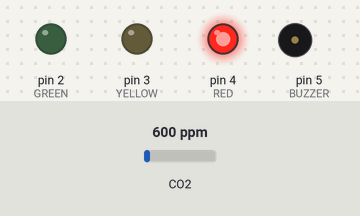
Bench run of a sketch on a simulated Arduino Mega 2560, built with avr-gcc and run on an emulated ATmega2560. On the bench: output pins drawn as LEDs (lit = HIGH), buzzer (waves = sounding). The test bench sets the inputs (shaded band); at power-on: CO2 600 ppm.

Above: at 0.1 s.
At 20.1 s:
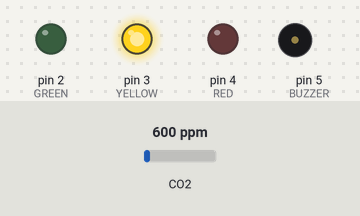
At 31.6 s:
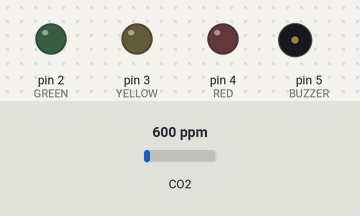
At 60.1 s:
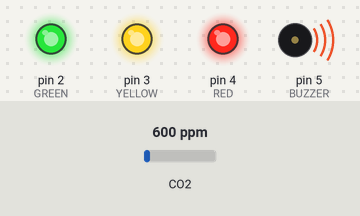
At 63.1 s:
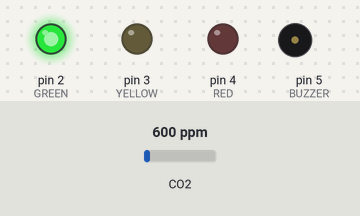
Timing chart, 0 to 64.6 s (numbered marks = the images above):
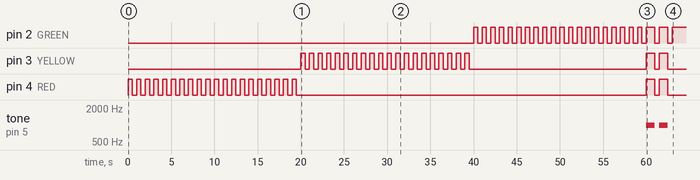

The sketch:

Co2Ampel.ino
```cpp
#include "MHZ19.h"

#define BAUDRATE 9600                                      // Device to MH-Z19 Serial baudrate (should not be changed)
#define GREEN 2
#define YELLOW 3
#define RED 4
#define BUZZER 5

MHZ19 myMHZ19;                                             // Constructor for library


unsigned long getDataTimer = 0;
unsigned long getBuzzerTimer = 0;

void setup()
{
  Serial.begin(9600);                                     // Device to serial monitor feedback
  pinMode(GREEN, OUTPUT);
  pinMode(YELLOW, OUTPUT);
  pinMode(RED, OUTPUT);
  pinMode(BUZZER, OUTPUT);
  digitalWrite(GREEN, LOW);
  digitalWrite(YELLOW, LOW);
  digitalWrite(RED, LOW);
  Serial1.begin(BAUDRATE);                               // (Uno example) device to MH-Z19 serial start
  myMHZ19.begin(Serial1);                                // *Serial(Stream) refence must be passed to library begin().
  myMHZ19.autoCalibration();    // Turn auto calibration ON (OFF autoCalibration(false))
  testComponents();
}

void loop()
{
  if (millis() - getDataTimer >= 2000)
  {
    int CO2;

    /* note: getCO2() default is command "CO2 Unlimited". This returns the correct CO2 reading even
      if below background CO2 levels or above range (useful to validate sensor). You can use the
      usual documented command with getCO2(false) */

    CO2 = myMHZ19.getCO2();                             // Request CO2 (as ppm)
    if ( CO2 < 1000)
    {
      green();
    }
    if ( 999 < CO2 && CO2 < 2001)
    {
      yellow();
      if ( millis() - getBuzzerTimer >= 10000 ) // buzz every 10s
      {
        buzz();
      }

    }

    if ( CO2 > 2000)
    {
      red();
      // Serial.print("rot");
      if ( millis() - getBuzzerTimer >= 1000 ) // buzz every 1s
      {
        buzz();
      }

    }
    // Serial.print("CO2 (ppm): ");
    //  Serial.println(CO2);

    //int8_t Temp;
    //Temp = myMHZ19.getTemperature();                     // Request Temperature (as Celsius)
    //Serial.print("Temperature (C): ");
    //Serial.println(Temp);

    getDataTimer = millis();
  }
  if (millis() - getBuzzerTimer >= 12000)
  {
    getBuzzerTimer = millis();
  }
}

void green()
{
  digitalWrite(GREEN, HIGH);
  digitalWrite(YELLOW, LOW);
  digitalWrite(RED, LOW);
}
void yellow()
{
  digitalWrite(GREEN, LOW);
  digitalWrite(YELLOW, HIGH);
  digitalWrite(RED, LOW);
}
void red()
{
  digitalWrite(GREEN, LOW);
  digitalWrite(YELLOW, LOW);
  digitalWrite(RED, HIGH);
}
void allColors()
{
  digitalWrite(GREEN, HIGH);
  digitalWrite(YELLOW, HIGH);
  digitalWrite(RED, HIGH);
}
void noColors()
{
  digitalWrite(GREEN, LOW);
  digitalWrite(YELLOW, LOW);
  digitalWrite(RED, LOW);
}
void buzz() {
  tone(BUZZER, 1000); // Send 1KHz sound signal...
  delay(1000);        // ...for 1 sec
  noTone(BUZZER);     // Stop sound...
}
void testComponents()
{
// Testing sequence (LEDs, Buzzer)
  getDataTimer = millis();
  while (millis()-getDataTimer < 20000)
  {
  red();
  delay(500);
  noColors();
  delay(500);
  }
  getDataTimer = millis();
  while (millis()-getDataTimer < 20000)
  {
  yellow();
  delay(500);
  noColors();
  delay(500);
  }
  getDataTimer = millis();
  while (millis()-getDataTimer < 20000)
  {
  green();
  delay(500);
  noColors();
  delay(500);
  }
  allColors();
  buzz();
  noColors();
  delay(500);
  allColors();
  buzz();
  noColors();
  delay(500);
  // End of testing sequence
}
```

Measured:
- by itself, pin 2 (GREEN): repeats every 1.5 s: LOW 0.50 s, HIGH 1.0 s
